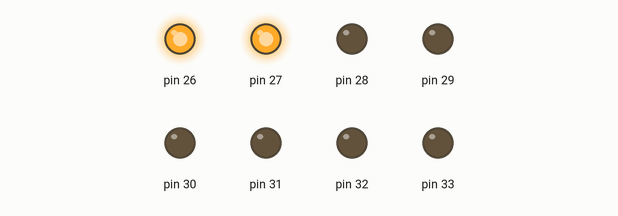
Simulated run of this sketch. Board: Arduino Mega 2560, built with avr-gcc and run on an emulated ATmega2560. Shown: output pins drawn as LEDs (lit = HIGH).

Above: at 2.5 s.
At 5.5 s:
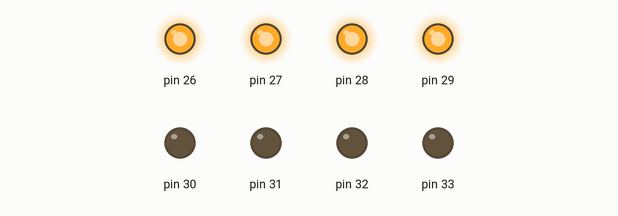
At 8.5 s:
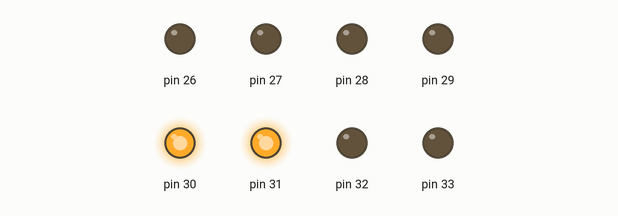
At 11.5 s:
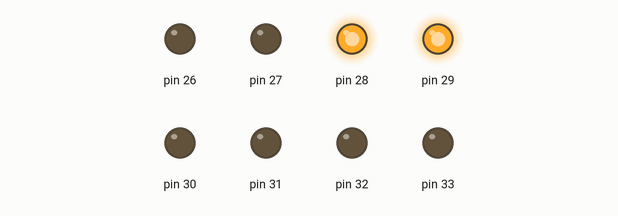
Timing chart, 0 to 15.6 s (numbered marks = the images above):
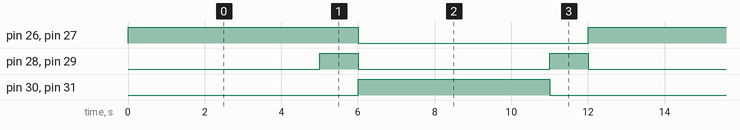

The sketch:

G3Z1.ino
```cpp
void setup() {
  // put your setup code here, to run once:
  for(int i = 0; i < 8; i++)
  {
    pinMode(26 + i, OUTPUT);
    digitalWrite(26 + i, LOW);
  }

  Serial.begin(9600);

}

void loop() {
  digitalWrite(26, HIGH);
  digitalWrite(27, HIGH);
  delay(5000);
  digitalWrite(28, HIGH);
  digitalWrite(29, HIGH);
  delay(1000);
  digitalWrite(26, LOW);
  digitalWrite(27, LOW);
  digitalWrite(28, LOW);
  digitalWrite(29, LOW);
  digitalWrite(30, HIGH);
  digitalWrite(31, HIGH);
  delay(5000);
  digitalWrite(30, LOW);
  digitalWrite(31, LOW);
  digitalWrite(28, HIGH);
  digitalWrite(29, HIGH);
  delay(1000);
  digitalWrite(28, LOW);
  digitalWrite(29, LOW);
}
```

Measured:
- by itself, pin 26, pin 27: alternates HIGH for 6.0 s and LOW for 6.0 s
- by itself, pin 28, pin 29: alternates HIGH for 1.0 s and LOW for 5.0 s
- by itself, pin 30, pin 31: alternates HIGH for 5.0 s and LOW for 7.0 s
